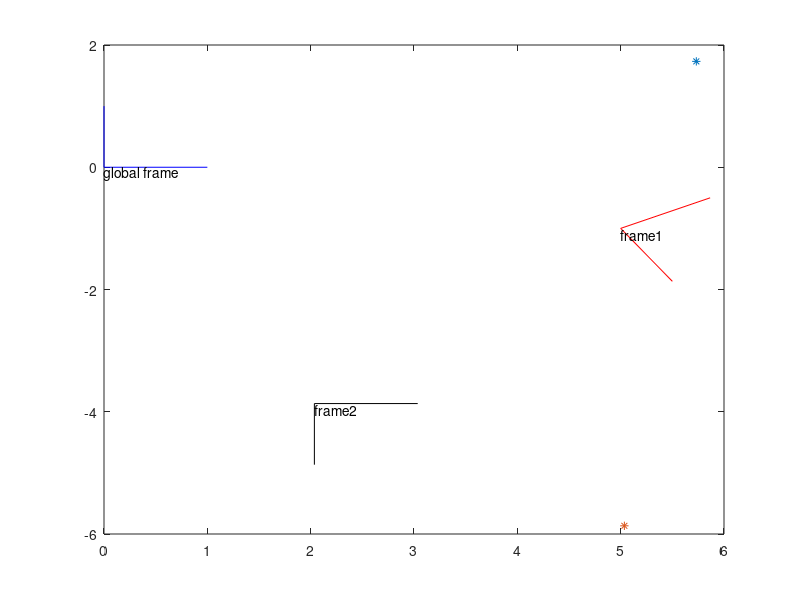

The MATLAB source for this figure:
clc; clear
% pose2 in frame 1
pose1_2 = [5, -1, -pi/3];
theta = pose1_2(3);
R1 = [cos(theta), -sin(theta); sin(theta), cos(theta)];
t1_2 = [pose1_2(1); pose1_2(2)];
% transformation matrix of pose2 in frame 1
T1_2 = [R1 t1_2; 0 0 1]

% pose3 in frame 2
pose2_3 = [1, -4, -pi/6];
theta = pose2_3(3);
R2_3 = [cos(theta), -sin(theta); sin(theta), cos(theta)];
t2_3 = [pose2_3(1); pose2_3(2)];
% transformation matrix of pose3 in frame 2
T2_3 = [R2_3 t2_3; 0 0 1]

% pose2 in global frame
T1_3 = T1_2 * T2_3

disp('transform point a in frame 2 to frame 1')
pa_2 = [-2,2,1]';
pa_1 = T1_2 * pa_2
disp('transform point a in frame 2 to frame 3')
T3_2 = inv(T2_3)
pa_3 = T2_3 \ pa_2

disp('transform point b in frame 3 to frame 2')
pb_3 = [2,3,1]';
pb_2 = T2_3 * pb_3
disp('transform point b in frame 3 to frame 1')
pb_1 = T1_3 * pb_3

% draw frames and points
% x, y axes in homogeneous coordinates
baisic_axes = [0 0 1; 1 0 1; 0 1 1]';
frameg = baisic_axes;   % in global frame
frame1 = T1_2 * baisic_axes; % transform to frame1
frame2 = T1_3 * baisic_axes; % transform to frame2

% plot global frame with blue line
hold off
plot(frameg(1, [1 2]), frameg(2, [1 2]), 'b-', frameg(1, [1 3]), frameg(2, [1 3]), 'b-')
text(frameg(1, 1), frameg(2, 1)-0.1, 'global frame')
hold on
% plot frame1 with red line
plot(frame1(1, [1 2]), frame1(2, [1 2]), 'r-', frame1(1, [1 3]), frame1(2, [1 3]), 'r-')
text(frame1(1, 1), frame1(2, 1)-0.1, 'frame1')
% plot frame2 with black line
plot(frame2(1, [1 2]), frame2(2, [1 2]), 'k-', frame2(1, [1 3]), frame2(2, [1 3]), 'k-')
text(frame2(1, 1), frame2(2, 1)-0.1, 'frame2')

% mark points
plot(pa_1(1), pa_1(2), '*')
plot(pb_1(1), pb_1(2), '*')
